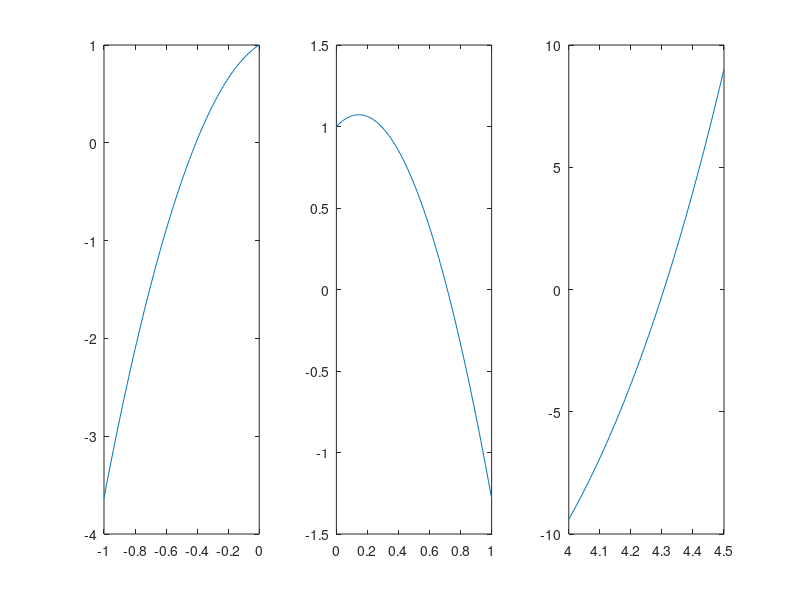

MATLAB code to generate this figure:
clear all; close all; clc;

f = @(x) exp(x)-4*x.^2;
N = 101;
x1 = linspace(-1,0, N);
y1 = f(x1);
x2 = linspace(0,1, N);
y2 = f(x2);
x3 = linspace(4, 4.5);
y3 = f(x3);

subplot(1,3,1);
plot(x1, y1);
subplot(1,3,2);
plot(x2, y2);
subplot(1,3,3);
plot(x3, y3);
